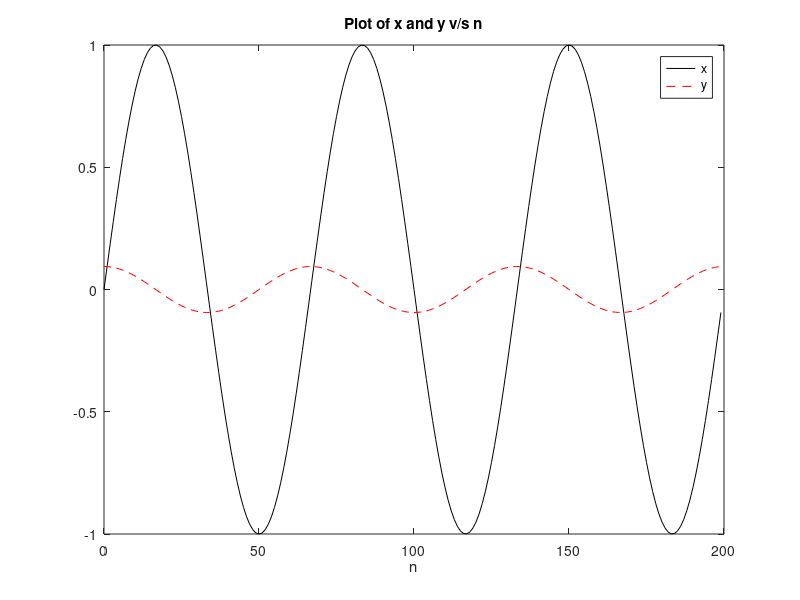

Source code (MATLAB):
%Range

n = (0:199);
x = (sin((3*pi.*n)/100));
y = zeros(size(x));

%Values of 'y'

for i = 1:length(n)
    if n(i) == 0
        y(i) = -1.5*x(i) + 2*x(i + 1) - 0.5*x(i + 2);
        
    elseif n(i) < 199
        y(i) = 0.5*x(i + 1) - 0.5*x(i - 1);
    else
        y(i) = 1.5*x(i) - 2*x(i - 1) + 0.5*x(i - 2);
    end
end

%%Plot

plot(n,x,'k');
hold on;

plot(n,y,'r--');
hold off;

legend('x','y');
xlabel('n');
title('Plot of x and y v/s n');

